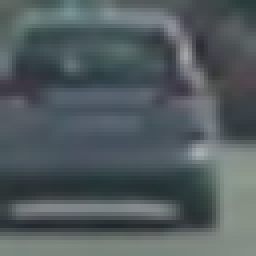
#> input picture vehicles/GTI_Far/image0006.png, 64 x 64 px (shown 4 times larger); its folder holds only this picture in this run
$ jupyter execute --allow-errors project5.ipynb   (shell and % lines are left out)   (older library calls are emulated)
#> lines starting #> are read from the running program, lines starting #| are printed output that depends on the picture
## Plot random example of car and non-car objects from the dataset

[cell 1]
import matplotlib.image as mpimg
import matplotlib.pyplot as plt
import numpy as np
import cv2
import glob
from skimage.feature import hog
from sklearn.preprocessing import StandardScaler
from sklearn.cross_validation import train_test_split
import time
from sklearn.svm import LinearSVC
from sklearn.preprocessing import StandardScaler
from scipy.ndimage.measurements import label


# Read in our vehicles and non-vehicles
cars = glob.glob('vehicles/*/*')
notcars = glob.glob('non-vehicles/*/*')

# Choose random car / not-car indices and plot example images
car_ind = np.random.randint(0, len(cars))
#> (the rest of this cell did not finish here and is left out)

## Perform a Histogram of Oriented Gradients (HOG) feature extraction on a labeled training set of images

[cell 2]
# Return HOG features and visualization
def get_hog_features(img, orient, pix_per_cell, cell_per_block, vis=False, feature_vec=True):

    if vis == True:
        features, hog_image = hog(img, orientations=orient, pixels_per_cell=(pix_per_cell, pix_per_cell),
                                  cells_per_block=(cell_per_block, cell_per_block), transform_sqrt=False,
                                  visualise=True, feature_vector=False)
        return features, hog_image
    else:
        features = hog(img, orientations=orient, pixels_per_cell=(pix_per_cell, pix_per_cell),
                       cells_per_block=(cell_per_block, cell_per_block), transform_sqrt=False,
                       visualise=False, feature_vector=feature_vec)
        return features


# Compute binned color features
def bin_spatial(img, size=(32, 32)):
    # Use cv2.resize().ravel() to create the feature vector
    #print('size', size)
    features = cv2.resize(img, size).ravel()
    # Return the feature vector
    return features


# Compute color histogram features
def color_hist(img, nbins=32, bins_range=(0, 256)):
    # Compute the histogram of the color channels separately
    channel1_hist = np.histogram(img[:,:,0], bins=nbins, range=bins_range)
    channel2_hist = np.histogram(img[:,:,1], bins=nbins, range=bins_range)
    channel3_hist = np.histogram(img[:,:,2], bins=nbins, range=bins_range)
    # Concatenate the histograms into a single feature vector
    hist_features = np.concatenate((channel1_hist[0], channel2_hist[0], channel3_hist[0]))
    # Return the individual histograms, bin_centers and feature vector
    return hist_features

# Extract features from a single image
def extract_single_image_features(image, cspace='RGB', spatial_size=(32, 32),
                    hist_bins=32, hist_range=(0, 256), orient=9,
                    pix_per_cell=8, cell_per_block=2, hog_channel=0,
                    spatial_feat=True, hist_feat=True, hog_feat=True):

    # Create a list to append feature vectors to
    features = []

    # apply color conversion if other than 'RGB'
    if cspace != 'RGB':
        if cspace == 'HSV':
            feature_image = cv2.cvtColor(image, cv2.COLOR_RGB2HSV)
        elif cspace == 'LUV':
            feature_image = cv2.cvtColor(image, cv2.COLOR_RGB2LUV)
        elif cspace == 'HLS':
            feature_image = cv2.cvtColor(image, cv2.COLOR_RGB2HLS)
        elif cspace == 'YUV':
            feature_image = cv2.cvtColor(image, cv2.COLOR_RGB2YUV)
        elif color_space == 'YCrCb':
            feature_image = cv2.cvtColor(image, cv2.COLOR_RGB2YCrCb)
    else: feature_image = np.copy(image)

    # Apply bin_spatial() to get spatial color features
    if spatial_feat == True:
        spatial_features = bin_spatial(feature_image, size=spatial_size)
        features.append(spatial_features)

    # Apply color_hist() also with a color space option now
    if hist_feat == True:
        hist_features = color_hist(feature_image, nbins=hist_bins, bins_range=hist_range)
        features.append(hist_features)

    if hog_feat == True:
        if hog_channel == -1:
            hog_features = []
            for channel in range(feature_image.shape[2]):
                hog_features.append(get_hog_features(feature_image[:,:,channel],
                                    orient, pix_per_cell, cell_per_block,
                                    vis=False, feature_vec=True))
            hog_features = np.ravel(hog_features)
        else:
            hog_features = get_hog_features(feature_image[:,:,hog_channel], orient,
                        pix_per_cell, cell_per_block, vis=False, feature_vec=True)
        features.append(hog_features)

    return np.concatenate(features)


# Extract features from a list of images
def extract_features(imgs, cspace='RGB', spatial_size=(32, 32),
                    hist_bins=32, hist_range=(0, 256), orient=9,
                    pix_per_cell=8, cell_per_block=2, hog_channel=0,
                    spatial_feat=True, hist_feat=True, hog_feat=True):
    # Create a list to append feature vectors to
    features = []
    # Iterate through the list of images
    for file in imgs:
        # Read in each one by one
        image = mpimg.imread(file)
        feature_list = extract_single_image_features(image, cspace=cspace, spatial_size=spatial_size,
                    hist_bins=hist_bins, hist_range=hist_range, orient=orient,
                    pix_per_cell=pix_per_cell, cell_per_block=cell_per_block, hog_channel=hog_channel,
                    spatial_feat=spatial_feat, hist_feat=hist_feat, hog_feat=hog_feat)

        # Append the new feature vector to the features list
        features.append(feature_list)
    # Return list of feature vectors
    return features

## Normalize extracted features and randomize selection for training and testing

[cell 3]
spatial = 16
histbin = 32
orient = 8
pix_per_cell = 8
cell_per_block = 2
hog_channel = -1 # -1="All" or 0, 1, 2
color_space = 'YCrCb'

car_features = extract_features(cars, cspace=color_space, spatial_size=(spatial, spatial),
                        hist_bins=histbin, hist_range=(0, 256), orient=orient,
                        pix_per_cell=pix_per_cell, cell_per_block=cell_per_block,
                        hog_channel=hog_channel)
#> in extract_features, image is the input picture: shape (64, 64, 3) float32; mean R, G, B 0.322, 0.361, 0.373
#> in extract_single_image_features, `feature_image = cv2.cvtColor(image, cv2.COLOR_RGB2YCrCb)`: feature_image: shape (64, 64, 3) float32; mean of channels 0, 1, 2 0.351, 0.48, 0.513
#> in bin_spatial, `features = cv2.resize(img, size).ravel()`: features = 768 values, max 0.663 at index 468, min 0.186 at index 555, mean 0.448
#> in extract_single_image_features, `spatial_features = bin_spatial(feature_image, size=spatial_size)`: spatial_features has the same summary as features in bin_spatial
#> in color_hist, `hist_features = np.concatenate((channel1_hist[0], channel2_hist[0], ch..`: hist_features = 96 values, max 4096 at index 0, min 0 at index 1, mean 128
#> after the loop in extract_single_image_features, `for channel in range(feature_image.shape[2]):`: hog_features = 3 items
#> in extract_single_image_features, `hog_features = np.ravel(hog_features)`: hog_features = 4704 values, max 0.558 at index 916, min 0 at index 14, mean 0.134
#> in extract_features, `feature_list = extract_single_image_features(image, cspace=cspace, spa..`: feature_list = 5568 values, max 4096 at index 768, min 0 at index 769, mean 2.38
#> car_features = 2 items
notcar_features = extract_features(notcars, cspace=color_space, spatial_size=(spatial, spatial),
                        hist_bins=histbin, hist_range=(0, 256), orient=orient,
                        pix_per_cell=pix_per_cell, cell_per_block=cell_per_block,
                        hog_channel=hog_channel)


#> (the rest of this cell did not finish here and is left out)

## Train a classifier Linear SVM classifier

[cell 4]
print('Using spatial binning of:',spatial,
    'and', histbin,'histogram bins')
#> (the rest of this cell did not finish here and is left out)

## Implement a sliding-window technique and use your trained classifier to search for vehicles in images.

[cell 5]
def draw_boxes(img, bboxes, color=(0, 0, 255), thick=6):
    # Make a copy of the image
    imcopy = np.copy(img)
    # Iterate through the bounding boxes
    for bbox in bboxes:
        # Draw a rectangle given bbox coordinates
        cv2.rectangle(imcopy, bbox[0], bbox[1], color, thick)
    # Return the image copy with boxes drawn
    return imcopy


def slide_window(img, x_start_stop=[None, None], y_start_stop=[None, None],
                    xy_window=(64, 64), xy_overlap=(0.5, 0.5)):
    # If x and/or y start/stop positions not defined, set to image size
    if x_start_stop[0] == None:
        x_start_stop[0] = 0
    if x_start_stop[1] == None:
        x_start_stop[1] = img.shape[1]
    if y_start_stop[0] == None:
        y_start_stop[0] = 0
    if y_start_stop[1] == None:
        y_start_stop[1] = img.shape[0]
    # Compute the span of the region to be searched
    xspan = x_start_stop[1] - x_start_stop[0]
    yspan = y_start_stop[1] - y_start_stop[0]
    # Compute the number of pixels per step in x/y
    nx_pix_per_step = np.int(xy_window[0]*(1 - xy_overlap[0]))
    ny_pix_per_step = np.int(xy_window[1]*(1 - xy_overlap[1]))
    # Compute the number of windows in x/y
    nx_windows = np.int(xspan/nx_pix_per_step) - 1
    ny_windows = np.int(yspan/ny_pix_per_step) - 1
    # Initialize a list to append window positions to
    window_list = []
    # Loop through finding x and y window positions
    # Note: you could vectorize this step, but in practice
    # you'll be considering windows one by one with your
    # classifier, so looping makes sense
    for ys in range(ny_windows):
        for xs in range(nx_windows):
            # Calculate window position
            startx = xs*nx_pix_per_step + x_start_stop[0]
            endx = startx + xy_window[0]
            starty = ys*ny_pix_per_step + y_start_stop[0]
            endy = starty + xy_window[1]
            # Append window position to list
            window_list.append(((startx, starty), (endx, endy)))
    # Return the list of windows
    return window_list


image = mpimg.imread('test_images/test1.jpg')
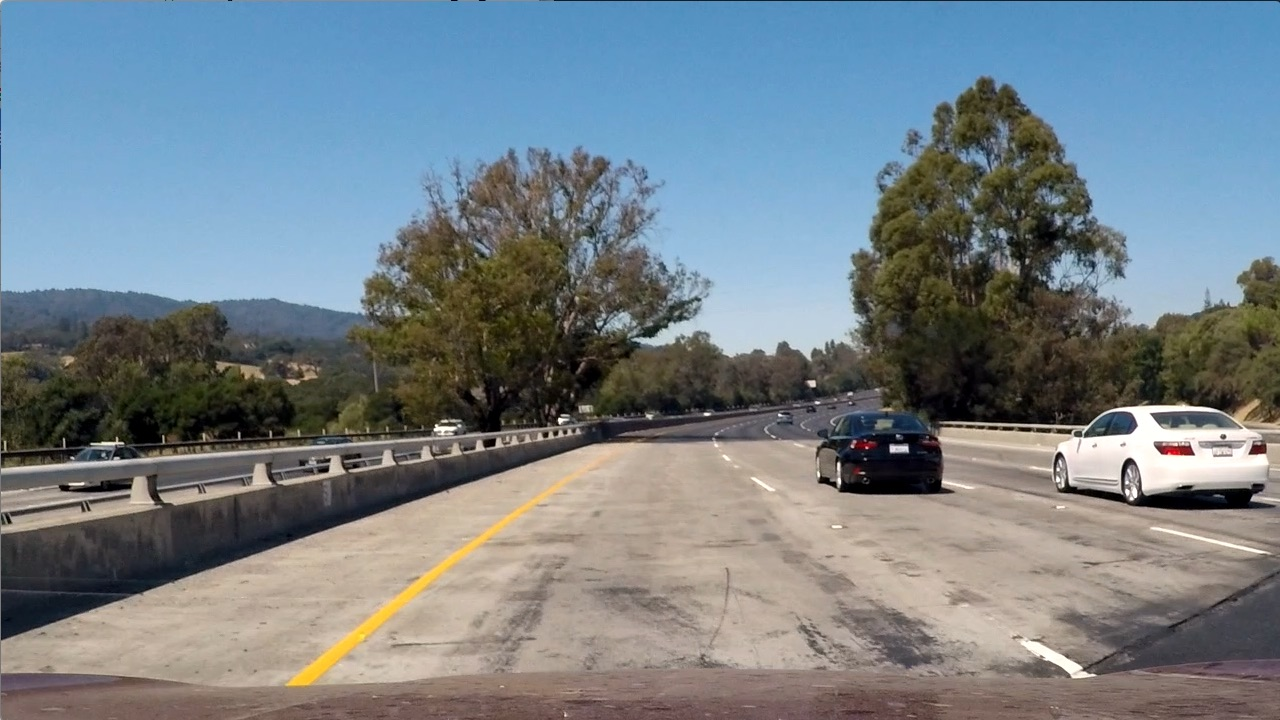
#> input picture test_images/test1.jpg, 1280 x 720 px
#> image is the input picture: shape (720, 1280, 3); mean R, G, B 117.5, 128.7, 135.5

windows = slide_window(image, x_start_stop=[None, None], y_start_stop=[400, 700],
                    xy_window=(64, 64), xy_overlap=(0.75, 0.75))
#> windows = 1343 items
windows += slide_window(image, x_start_stop=[50, None], y_start_stop=[400, 700],
                       xy_window=(96, 96), xy_overlap=(0.75, 0.75))
#> windows = 1893 items

window_img = draw_boxes(image, windows, color=(0, 0, 255), thick=6)
#> the loop in draw_boxes, `for bbox in bboxes:` made 1893 passes
#> bbox on passes 1 to 3: ((0, 400), (64, 464)), ((16, 400), (80, 464)), ((32, 400), (96, 464))
#> after the loop in draw_boxes, `for bbox in bboxes:`:
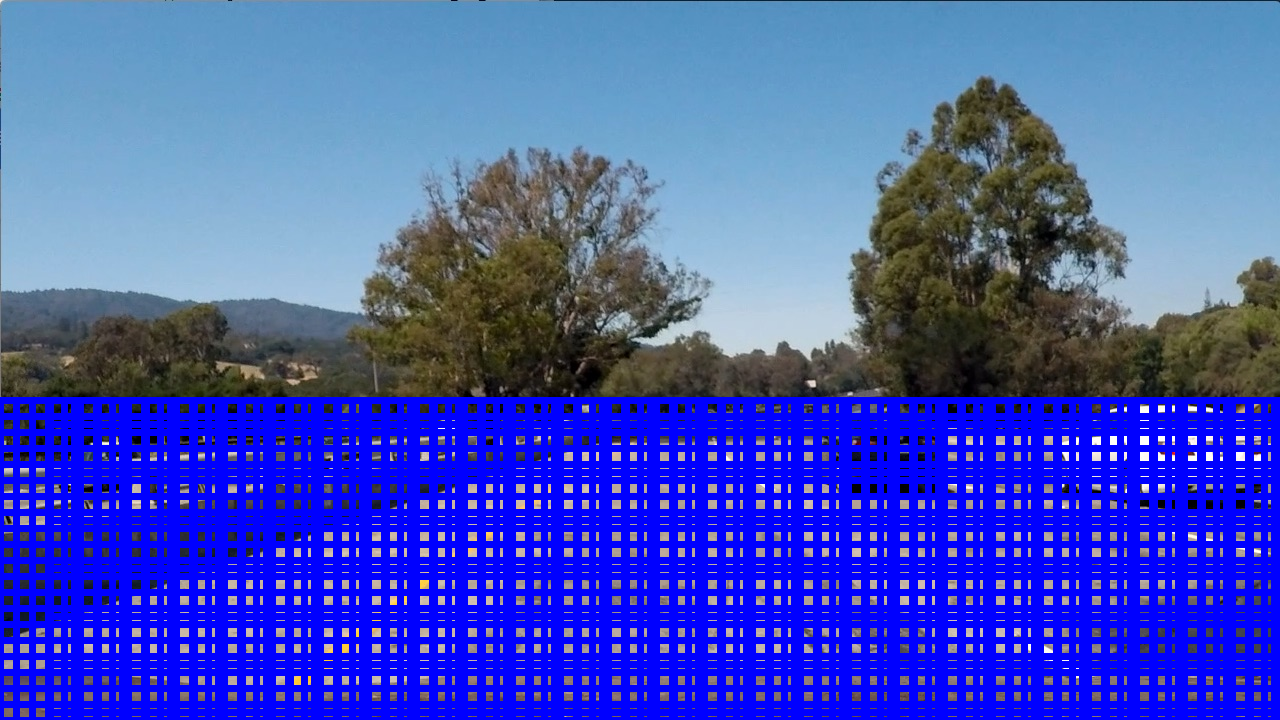
#> imcopy: shape (720, 1280, 3); mean R, G, B 66.2, 82, 187.9
plt.imshow(window_img)

## Implement a sliding-window technique and use the trained classifier to search for vehicles in images

[cell 6]
# Define a function you will pass an image
# and the list of windows to be searched (output of slide_windows())
# [31 lines left out: function search_windows, not called in this run]

def process_image(image, video=True):
    # Save a raw image
    draw_image = np.copy(image)
    # Normalize image
    image = image.astype(np.float32)/255
    # Apply pipeline to the image to create black and white image
    hot_windows = search_windows(image, windows, svc, X_scaler, color_space=color_space,
                        spatial_size=(spatial, spatial), hist_bins=histbin,
                        orient=orient, pix_per_cell=pix_per_cell,
                        cell_per_block=cell_per_block,
                        hog_channel=hog_channel)
    # # Combine overlapping windows
    draw_image = draw_boxes(draw_image, hot_windows, color=(255, 0, 0), thick=6)

    if not video:
        return draw_image, hot_windows
    else:
        return draw_image

images = []
#> (the rest of this cell did not finish here and is left out)

    images.append(draw_image)


fig = plt.figure(figsize=(12,4))
plt.subplot(131)
plt.imshow(images[0])
plt.title('Car Image 1')
plt.subplot(132)
plt.imshow(images[2])
plt.title('Car Image 2')
plt.subplot(133)
plt.imshow(images[3])
plt.title('Car Image 3')
fig.tight_layout()

## Estimate a bounding box for vehicles detected

[cell 7]
import scipy.misc
# [71 lines left out: functions add_heat, apply_threshold, draw_labeled_bboxes, create_heat_map, process_image_with_heatmap, not called in this run]


#> (the rest of this cell did not finish here and is left out)
